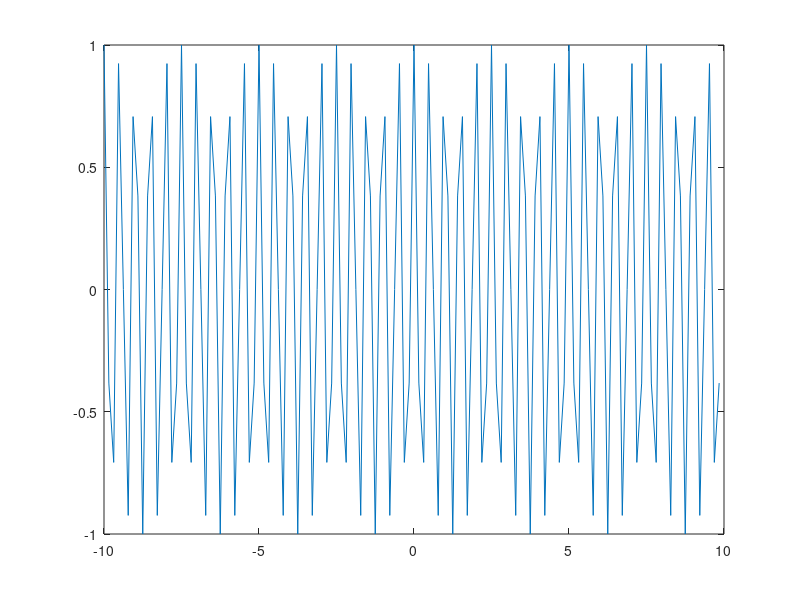
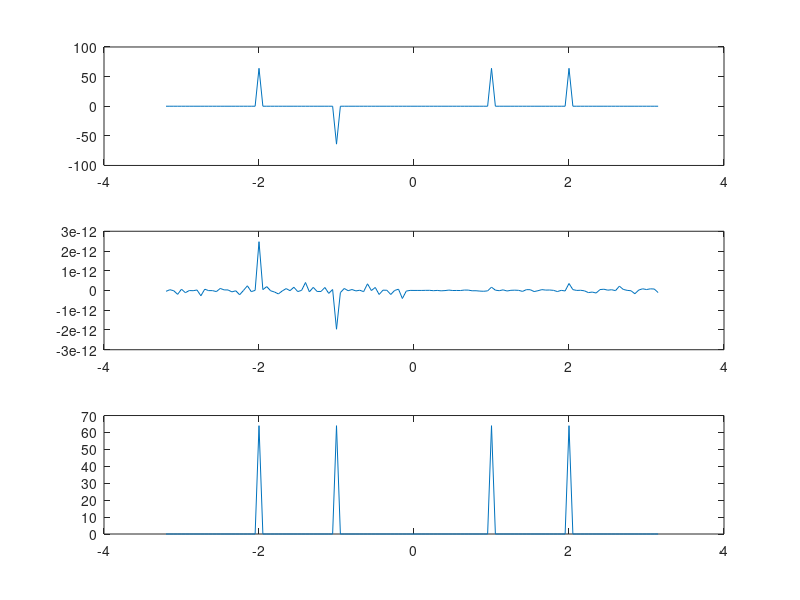

Recreate these plots in MATLAB, in order.
clear all; close all; clc;
% FFT of an FM signal (I think)
L=20;
N=128;
x2=linspace(-L/2,L/2,N+1);
x=x2(1:N);
K=(1/L)*[0:N/2-1 -N/2:-1];
ks=fftshift(K);
imag_unit=complex(0,1);
fmod=0.0;
%add random noise to simulate signal???
u=cos((4*pi+fmod*randn(size(x))).*x) + ...
   imag_unit*sin((2*pi+fmod*randn(size(x))).*x);
plot(x,real(u))
figure
ut=u;
minus_2_pi_i=complex(0,-2*pi);
for k=1:N,
  sum=complex(0,0);
  for n=1:N,
    sum=sum+ u(n)*exp(minus_2_pi_i*(k-1)*(n-1)/N);
  end
  ut(k)=sum;
end
subplot(3,1,1)
plot(ks,fftshift(real(ut)));
subplot(3,1,2)
plot(ks,fftshift(imag(ut)));
subplot(3,1,3)
plot(ks,fftshift(abs(ut)));
%